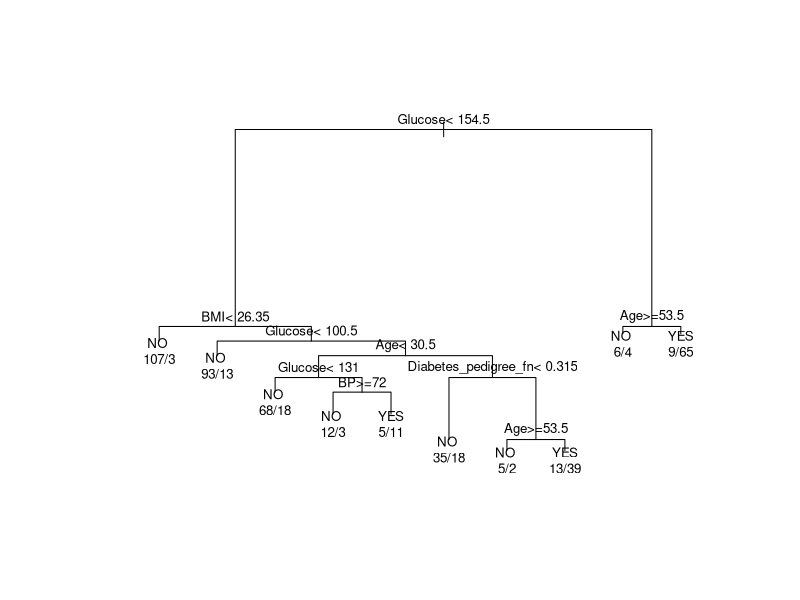

This chart was generated by the following R code:
# Perform Classification Using Decision Trees

# Import the data 
diabetesData = read.csv("Data/M4_Diabetes.csv")


# Split the data in 70/30 Ratio
set.seed(3)
id = sample(2, nrow(diabetesData), prob = c(0.7, 0.3), replace = TRUE)
trainingData = diabetesData[id==1, ]
testingData = diabetesData[id==2, ]

#Building decision trees
library(rpart)
model = rpart(Is_Diabetic~., data = trainingData)

model

# Plot the Graph of Decision Tree.
plot(model, margin = 0.1)
text(model, use.n = TRUE, pretty = TRUE, cex = 0.8)


# Create Subset and Verify
temp = trainingData[diabetesData$glucose_conc <154.5 & diabetesData$BMI < 26.35 , ]
table(temp$Is_Diabetic)

# Prediction of Test Data Set
prediction =  predict(model, newdata = testingData, type = "class")
prediction

#Now compare it with Actual Values.
table(prediction, testingData$Is_Diabetic)

# For getting the confusion matrix we can use the library caret
library(caret)
confusionMatrix(table(prediction, testingData$Is_Diabetic))
# Accuracy = 71%


